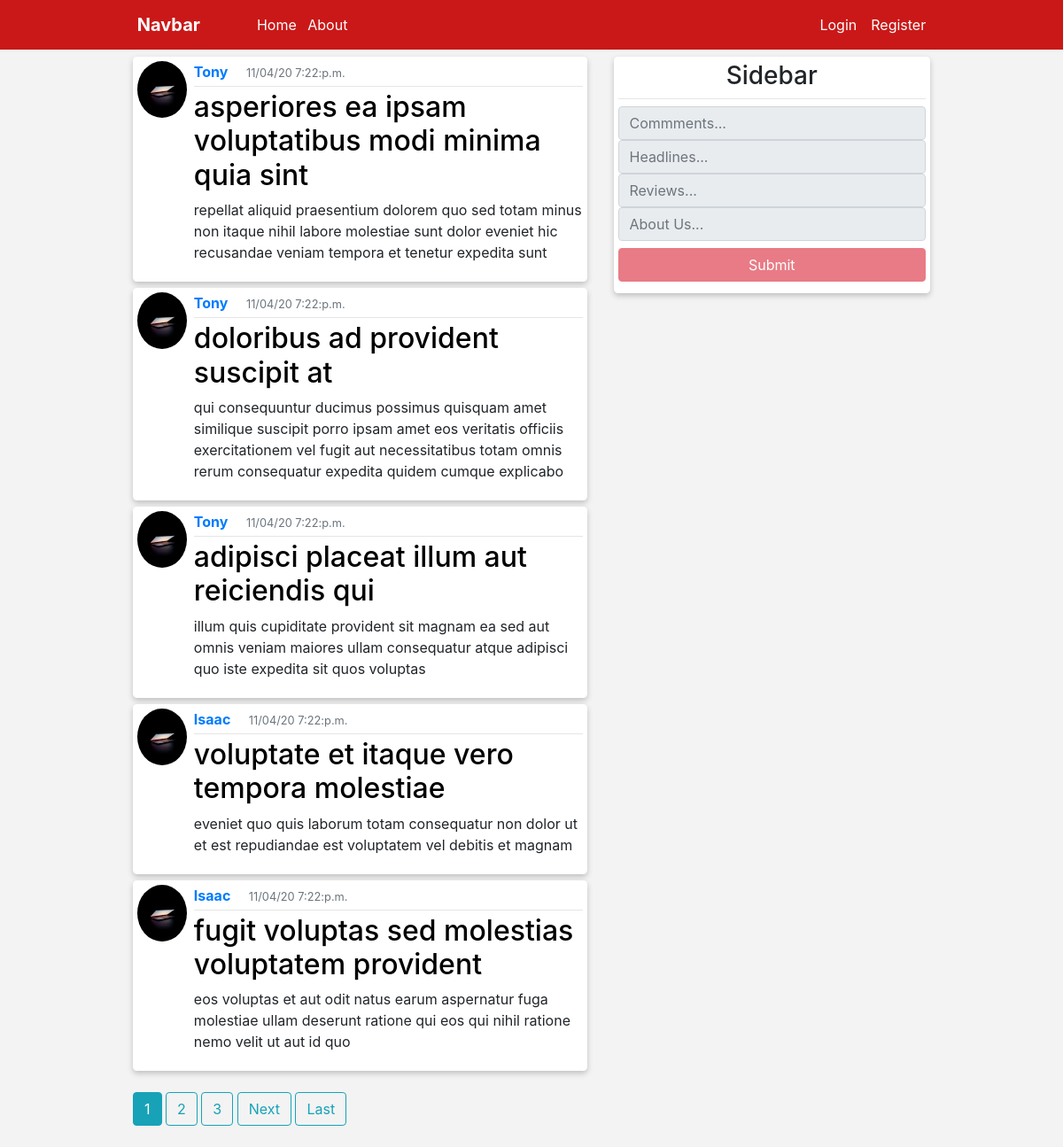
The page / on the database its author committed.
### blog/models.py (models this page shows, shortened)
class Post(models.Model):
    title = models.CharField(max_length=200)
    content = models.TextField()
    date_added = models.DateTimeField(auto_now_add=True)
    author = models.ForeignKey(User, on_delete=models.CASCADE)

### users/models.py (models this page shows, shortened)
class Profile(models.Model):
    user = models.OneToOneField(User, on_delete=models.CASCADE)
    image = models.ImageField(default='default.jpg', upload_to='user_profiles')

### blog/views.py (the view)
# urls.py: path('', PostListView.as_view(), name='home'),
class PostListView(ListView):
    model = Post
    context_object_name = 'posts'
    template_name = 'blog/home.html'
    ordering = ['-date_added']
    paginate_by = 5

### blog/templates/blog/home.html (shortened to what this page needs)
{% extends "main.html" %}
{% block content %}
    {% for post in posts %}
        <article class="col d-flex">
            <img src="{{post.author.profile.image.url}}" alt="">
            <div class="ml-2 w-100 ">
                <span><a href="{% url 'user-posts' post.author.username  %}" class="text-capitalize"><strong>{{post.author}}</strong></a></span>
                <span class="text-muted small ml-3">{{post.date_added|date:'m/d/y f:a'}}</span>
                <hr class="my-1">
                <h2><a href="{% url 'post-detail' post.id %}">{{post.title}}</a></h2>
                <p>{{post.content}}</p>
            </div>
        </article>
    {% endfor %}
    <div class="my-4">
        {% if is_paginated %}
          {% for num in page_obj.paginator.page_range %}
                {% if num == page_obj.number %}
                  <a href="?page={{num}}" class="btn btn-info">{{ num }}</a>
                {% elif num < page_obj.number|add:'+3' and num > page_obj.number|add:'-3' %}
                    <a href="?page={{num}}" class="btn btn-outline-info">{{num}}</a>
                {% endif %}
          {% endfor %}
          {% if page_obj.has_next %}
            <a href="?page={{page_obj.next_page_number}}" class="btn btn-outline-info">Next</a>
            <a href="?page={{page_obj.paginator.num_pages}}" class="btn btn-outline-info">Last</a>
          {% endif %}
        {% endif %}
    </div>
{% endblock content %}

### blog/templates/main.html (shortened to what this page needs)
{% load static %}
<!DOCTYPE html>
<html lang="en">
<head>
    <link rel="stylesheet" href="{% static "css/bootstrap.min.css" %}">
    <link rel="stylesheet" href="{% static "css/all.min.css" %}">
    <link rel="stylesheet" href="{% static "css/main.css" %}">
</head>
<body>
    {% include "navbar.html" %}
      <div class="container mt-2">
          <div class="row">
              <div class="col-7">
                {% block content %}
                {% endblock content %}
              </div>
              <div class="col-5">
                  <div class="col">
                      <h3 class="text-center">Sidebar</h3>
                      <hr class="my-2">
                      <div>
                          <input type="text" class="w-100 form-control" disabled placeholder="Commments...">
                          <input type="text" class="w-100 form-control" disabled placeholder="Headlines...">
                          <input type="text" class="w-100 form-control" disabled placeholder="Reviews...">
                          <input type="text" class="w-100 form-control" disabled placeholder="About Us...">
                          <button class="btn btn-block btn-danger my-2" disabled>Submit</button>
                      </div>
                  </div>
            </div>
          </div>
      </div>
</body>
</html>

### blog/templates/navbar.html (shortened to what this page needs)
<nav class="navbar navbar-expand-lg">
    <div class="container">
      <a class="navbar-brand pl-2 font-weight-bold" href="{% url 'home' %}">Navbar</a>
      <span class="ml-5">
        <a href="{% url 'home' %}" class="mr-2">Home</a>
        <a href="{% url 'about' %}" class="">About</a>
      </span>
      <div class="collapse navbar-collapse" id="navbarsExample07">
        <ul class="navbar-nav ml-auto">
          {% if user.is_authenticated %}
          <li class="nav-item">
            <a class="nav-link" href="{% url 'post-new' %}">New Post</a>
          </li>
          <li class="nav-item">
            <a class="nav-link text-capitalize" href="{% url 'profile' %}">{{user.username}}</a>
          </li>
          <li class="nav-item">
            <a class="nav-link " href="{% url 'logout' %}">Logout</a>
          </li>
          {% else %}
          <li class="nav-item">
            <a class="nav-link" href="{% url 'login' %}">Login</a>
          </li>
          <li class="nav-item">
            <a class="nav-link " href="{% url 'register' %}">Register</a>
          </li>
          {% endif %}
        </ul>
      </div>
    </div>
  </nav>

### blog/static/css/main.css (style rules this page uses)
body { background: #f3f3f3; }
nav { background: rgb(202, 24, 24); }
.container { padding: 0 10%; }
.col { background: white; border-radius: .29rem; padding: 5px; margin-bottom: 7px; box-shadow: 0px 3px 6px rgb(192, 192, 192); }
nav a { color: rgb(255, 255, 255); }
h2>a { color: black; }
img { width: 64px; height: 64px; border-radius: 50%; }

### rows shown on the page
Post: author.profile.image (placeholder picture), author "Tony", date_added "11/04/20 7:22:p.m.", title "asperiores ea ipsam voluptatibus modi minima quia sint", content "repellat aliquid praesentium dolorem quo sed totam minus non itaque nihil labore molestiae sunt dolor eveniet hic recusandae veniam tempora et tenetur expedita sunt"
Post: author.profile.image (placeholder picture), author "Tony", date_added "11/04/20 7:22:p.m.", title "doloribus ad provident suscipit at", content "qui consequuntur ducimus possimus quisquam amet similique suscipit porro ipsam amet eos veritatis officiis exercitationem vel fugit aut necessitatibus totam omnis rerum consequatur expedita quidem cumque explicabo"
Post: author.profile.image (placeholder picture), author "Tony", date_added "11/04/20 7:22:p.m.", title "adipisci placeat illum aut reiciendis qui", content "illum quis cupiditate provident sit magnam ea sed aut omnis veniam maiores ullam consequatur atque adipisci quo iste expedita sit quos voluptas"
Post: author.profile.image (placeholder picture), author "Isaac", date_added "11/04/20 7:22:p.m.", title "voluptate et itaque vero tempora molestiae", content "eveniet quo quis laborum totam consequatur non dolor ut et est repudiandae est voluptatem vel debitis et magnam"
Post: author.profile.image (placeholder picture), author "Isaac", date_added "11/04/20 7:22:p.m.", title "fugit voluptas sed molestias voluptatem provident", content "eos voluptas et aut odit natus earum aspernatur fuga molestiae ullam deserunt ratione qui eos qui nihil ratione nemo velit ut aut id quo"

### other values the page prints
{{ num }} "1"
{{ num }} "2" "3"
